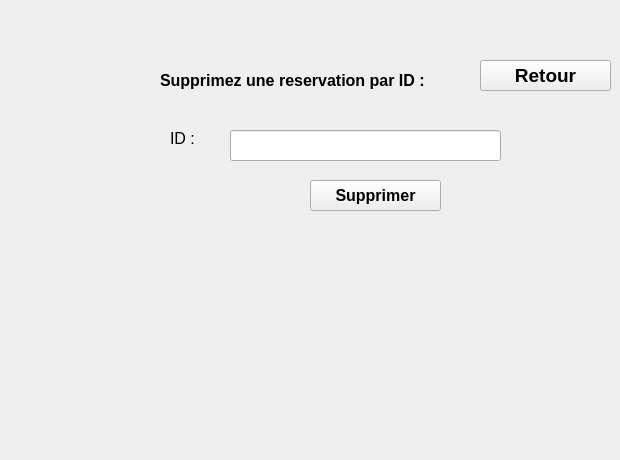
     <widget class="QWidget" name="page_14">
      <widget class="QLabel" name="label_73">
       <property name="geometry">
        <rect>
         <x>160</x>
         <y>60</y>
         <width>381</width>
         <height>41</height>
        </rect>
       </property>
       <property name="font">
        <font>
         <pointsize>12</pointsize>
         <weight>75</weight>
         <bold>true</bold>
        </font>
       </property>
       <property name="text">
        <string>Supprimez une reservation par ID :</string>
       </property>
      </widget>
      <widget class="QPushButton" name="pushButton_6">
       <property name="geometry">
        <rect>
         <x>310</x>
         <y>180</y>
         <width>131</width>
         <height>31</height>
        </rect>
       </property>
       <property name="font">
        <font>
         <pointsize>12</pointsize>
         <weight>75</weight>
         <bold>true</bold>
        </font>
       </property>
       <property name="text">
        <string>Supprimer</string>
       </property>
      </widget>
      <widget class="QLabel" name="label_74">
       <property name="geometry">
        <rect>
         <x>170</x>
         <y>130</y>
         <width>55</width>
         <height>16</height>
        </rect>
       </property>
       <property name="font">
        <font>
         <pointsize>12</pointsize>
        </font>
       </property>
       <property name="text">
        <string>ID :</string>
       </property>
      </widget>
      <widget class="QLineEdit" name="lineEdit_14">
       <property name="geometry">
        <rect>
         <x>230</x>
         <y>130</y>
         <width>271</width>
         <height>31</height>
        </rect>
       </property>
       <property name="text">
        <string/>
       </property>
      </widget>
      <widget class="QLabel" name="label_53">
       <property name="geometry">
        <rect>
         <x>190</x>
         <y>330</y>
         <width>241</width>
         <height>121</height>
        </rect>
       </property>
       <property name="font">
        <font>
         <pointsize>12</pointsize>
        </font>
       </property>
       <property name="text">
        <string/>
       </property>
      </widget>
      <widget class="QPushButton" name="pushButton_15">
       <property name="geometry">
        <rect>
         <x>480</x>
         <y>60</y>
         <width>131</width>
         <height>31</height>
        </rect>
       </property>
       <property name="font">
        <font>
         <pointsize>14</pointsize>
         <weight>75</weight>
         <bold>true</bold>
        </font>
       </property>
       <property name="styleSheet">
        <string notr="true">#pushButton_13{
background-color: transparent;
background-image: url(C:/Users/amdouni/Desktop/Res_Clients/black.png);
border: none;
color:white;
background-repeat: none;
}</string>
       </property>
       <property name="text">
        <string>Retour</string>
       </property>
      </widget>
     </widget>
